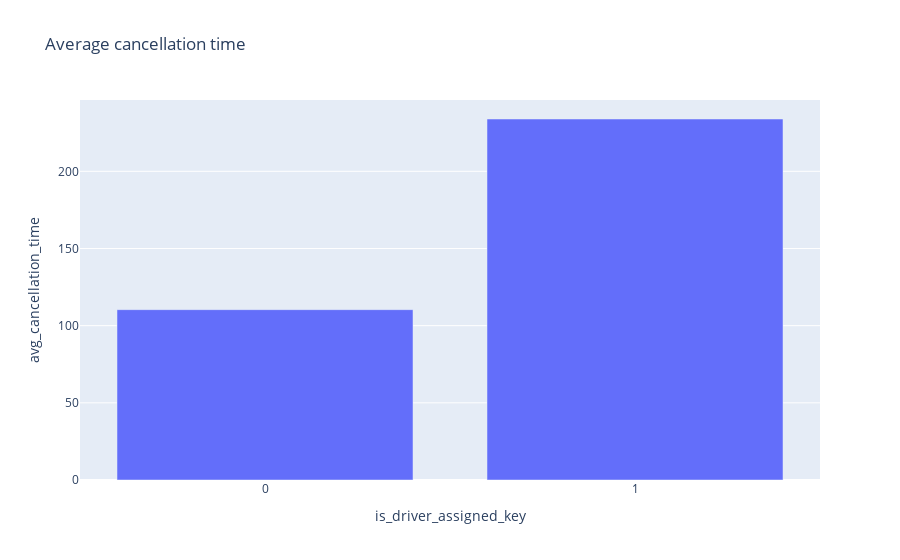

Notebook cell for this chart:
### Code cell
fig=px.bar(data_frame=df_orders_cancellation_time,x='is_driver_assigned_key',y="avg_cancellation_time",title="Average cancellation time")
fig.update_xaxes(
    tickvals=[0,1]
)
fig.show()

### Figure 1 — Plotly figure (JSON) as saved in the notebook; plotly's stock layout.template omitted (floating-point values rounded to 4 significant figures)
{"data": [{"alignmentgroup": "True", "hovertemplate": "is_driver_assigned_key=%{x}<br>avg_cancellation_time=%{y}<extra></extra>", "legendgroup": "", "marker": {"color": "#636efa", "pattern": {"shape": ""}}, "name": "", "offsetgroup": "", "orientation": "v", "showlegend": false, "textposition": "auto", "type": "bar", "x": [0, 1], "xaxis": "x", "y": [110.4, 233.9], "yaxis": "y"}], "layout": {"barmode": "relative", "legend": {"tracegroupgap": 0}, "title": {"text": "Average cancellation time"}, "xaxis": {"anchor": "y", "domain": [0, 1], "tickvals": [0, 1], "title": {"text": "is_driver_assigned_key"}}, "yaxis": {"anchor": "x", "domain": [0, 1], "title": {"text": "avg_cancellation_time"}}}}
